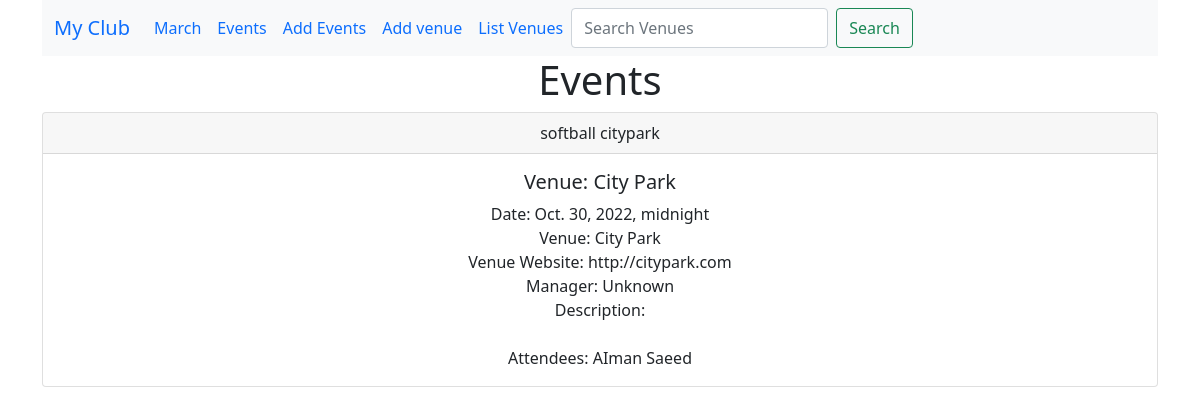
The app's page /events/, older data.
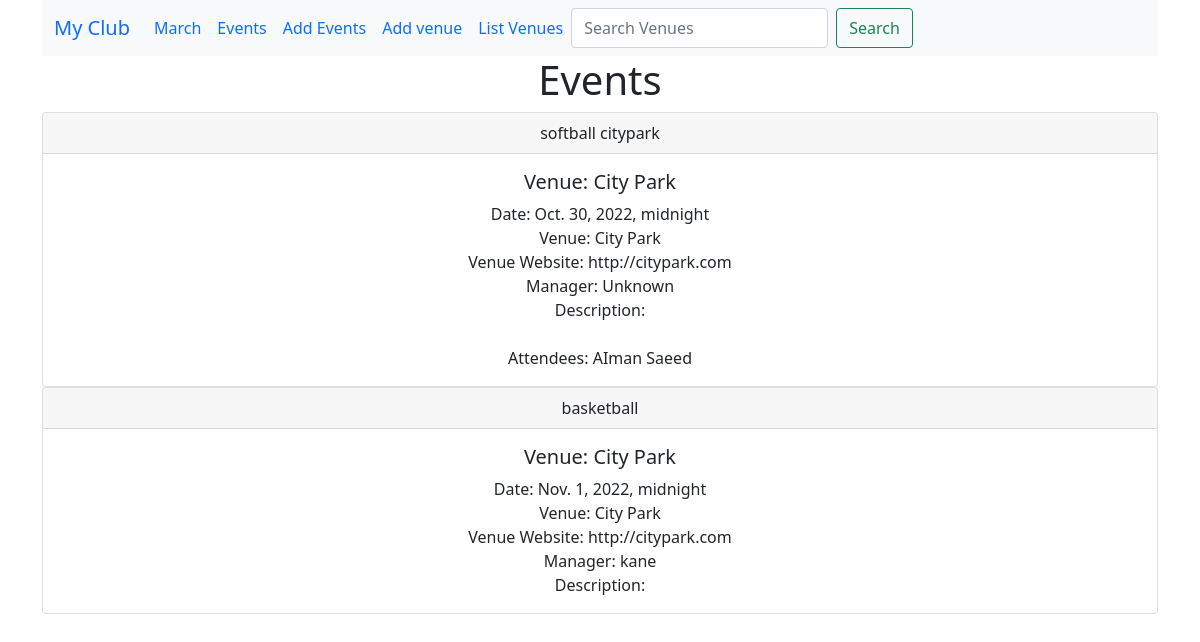
The same page, newer data.
### events/models.py (models this page shows)
class Event(models.Model):
    name = models.CharField('Event Name', max_length=120)
    event_date = models.DateTimeField('Event Date')
    venue = models.ForeignKey(Venue, blank=True, null=True, on_delete=models.CASCADE)
    manager = models.CharField(max_length=120)  # not necessary to name
    description = models.TextField(blank=True)
    attendees = models.ManyToManyField(MyClubUser, blank=True)
    def __str__(self):
        return self.name

class Venue(models.Model): #fields to use in form too
    name = models.CharField('Venue Name', max_length=120)
    address = models.CharField(max_length=300)
    zip_code = models.CharField(max_length=15,blank=True )
    phone = models.CharField('Contact Phone', max_length=15, blank=True)
    web = models.URLField('Website Address', max_length=200, blank=True)
    email_address = models.EmailField('Email')
    def __str__(self):
        return self.name

class MyClubUser(models.Model):
    first_name = models.CharField(max_length=30)
    last_name = models.CharField(max_length=30)
    email_address = models.EmailField('User Email')
    def __str__(self):
        return self.first_name + ' ' + self.last_name

### events/views.py (the view)
# urls.py: path('events/', views.all_events, name='list-events'),
def all_events(request):
    event_list = Event.objects.all()
    return render(request, 'events_list.html', {'event_list': event_list})

### events/templates/events_list.html
{% extends 'base.html'%}
{% block content %}
<center>
    <h1>Events</h1>
    {% for event in event_list %}
    <div class="card">
        <div class="card-header">
            {{event}}
        </div>
        <div class="card-body">
            <h5 class="card-title">Venue: {{event.venue}}</h5>
            <p class="card-text">
                Date: {{event.event_date}} <br>
                Venue: {{event.venue}} <br>
                Venue Website: {{event.venue.web}} <br>
                Manager: {{event.manager}} <br>
                Description: {{event.description}} <br>
                {% for user in event.attendees.all %} <br>
                Attendees: {{user}}
                {% endfor %}
            </p>
        </div>
    </div>
    {% endfor %}
</center>
{% endblock %}

### events/templates/base.html (shortened to what this page needs)
<!doctype html>
<html lang="en">
  <head>
    <link href="https://cdn.jsdelivr.net/npm/bootstrap@5.0.2/dist/css/bootstrap.min.css" rel="stylesheet">
  </head>
  <body>
    <div class="container">
    {% include 'nav.html'%}
    {% block content %}
    {% endblock %}
  </div>
  </body>
</html>

### events/templates/nav.html (shortened to what this page needs)
<nav class="navbar navbar-expand-lg bg-light">
    <div class="container-fluid">
      <a class="navbar-brand" href="{% url 'home' %}">My Club</a>
      <div class="collapse navbar-collapse" id="navbarSupportedContent">
        <ul class="navbar-nav me-auto mb-2 mb-lg-0">
          <li class="nav-item">
            <a class="nav-link" href="{% url 'home' '2021' 'March' %}">March</a>
          </li>
          <li class="nav-item">
            <a class="nav-link" href="{% url 'list-events'%}">Events</a>
          </li>
          <li class="nav-item">
            <a class="nav-link" href="{% url 'add-event'%}">Add Events</a>
          </li>
          <li class="nav-item">
            <a class="nav-link" href="{% url 'add-venue'%}">Add venue</a>
          </li>
          <li class="nav-item">
            <a class="nav-link" href="{% url 'list-venues' %}">List Venues</a>
          </li>
        <form class="d-flex" method="POST" role="search" action="{% url 'search-venues' %}">
          <input class="form-control me-2" type="search" placeholder="Search Venues"  aria-label="Search" name="searched">
          <button class="btn btn-outline-success" type="submit">Search</button>
        </form>
      </div>
    </div>
  </nav>

Row changes from the older to the newer data that the page shows:
added Event: name "basketball", venue "City Park", event_date "Nov. 1, 2022, midnight", venue.web "http://citypark.com", manager "kane"
